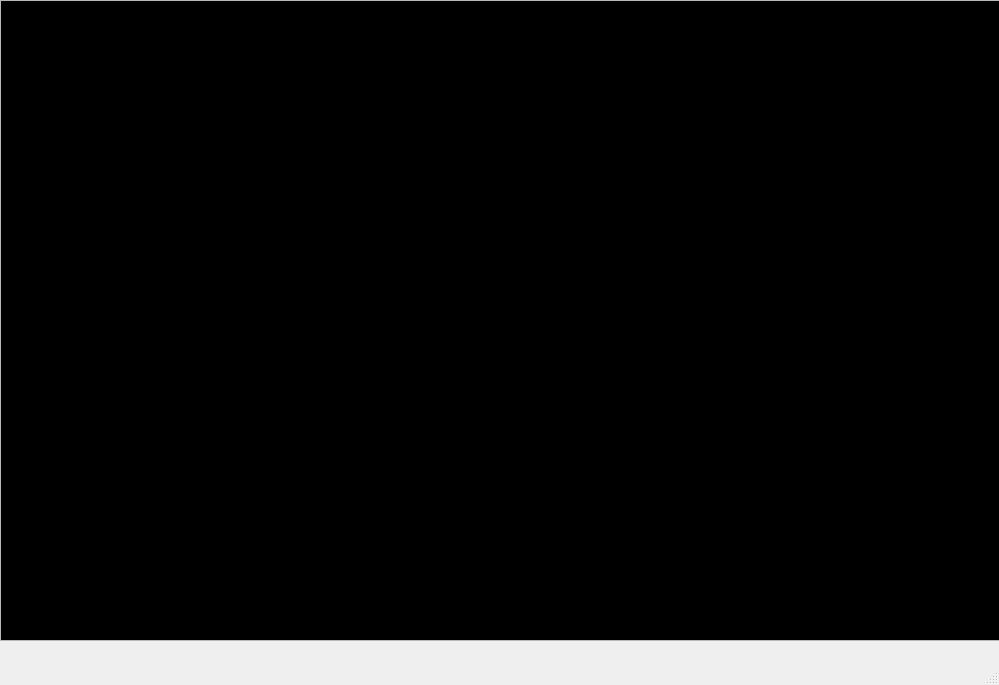
<?xml version="1.0" encoding="UTF-8"?>
<ui version="4.0">
 <class>MainWindow</class>
 <widget class="QMainWindow" name="MainWindow">
  <property name="geometry">
   <rect>
    <x>0</x>
    <y>0</y>
    <width>999</width>
    <height>685</height>
   </rect>
  </property>
  <property name="windowTitle">
   <string>MainWindow</string>
  </property>
  <widget class="QWidget" name="centralwidget">
   <widget class="QPlainTextEdit" name="base">
    <property name="geometry">
     <rect>
      <x>0</x>
      <y>0</y>
      <width>1001</width>
      <height>641</height>
     </rect>
    </property>
    <property name="palette">
     <palette>
      <active>
       <colorrole role="WindowText">
        <brush brushstyle="SolidPattern">
         <color alpha="255">
          <red>255</red>
          <green>255</green>
          <blue>255</blue>
         </color>
        </brush>
       </colorrole>
       <colorrole role="Text">
        <brush brushstyle="SolidPattern">
         <color alpha="255">
          <red>255</red>
          <green>255</green>
          <blue>255</blue>
         </color>
        </brush>
       </colorrole>
       <colorrole role="Base">
        <brush brushstyle="SolidPattern">
         <color alpha="255">
          <red>0</red>
          <green>0</green>
          <blue>0</blue>
         </color>
        </brush>
       </colorrole>
      </active>
      <inactive>
       <colorrole role="WindowText">
        <brush brushstyle="SolidPattern">
         <color alpha="255">
          <red>255</red>
          <green>255</green>
          <blue>255</blue>
         </color>
        </brush>
       </colorrole>
       <colorrole role="Text">
        <brush brushstyle="SolidPattern">
         <color alpha="255">
          <red>255</red>
          <green>255</green>
          <blue>255</blue>
         </color>
        </brush>
       </colorrole>
       <colorrole role="Base">
        <brush brushstyle="SolidPattern">
         <color alpha="255">
          <red>0</red>
          <green>0</green>
          <blue>0</blue>
         </color>
        </brush>
       </colorrole>
      </inactive>
      <disabled/>
     </palette>
    </property>
   </widget>
  </widget>
  <widget class="QMenuBar" name="menubar">
   <property name="geometry">
    <rect>
     <x>0</x>
     <y>0</y>
     <width>999</width>
     <height>26</height>
    </rect>
   </property>
  </widget>
  <widget class="QStatusBar" name="statusbar"/>
 </widget>
 <resources/>
 <connections/>
</ui>
